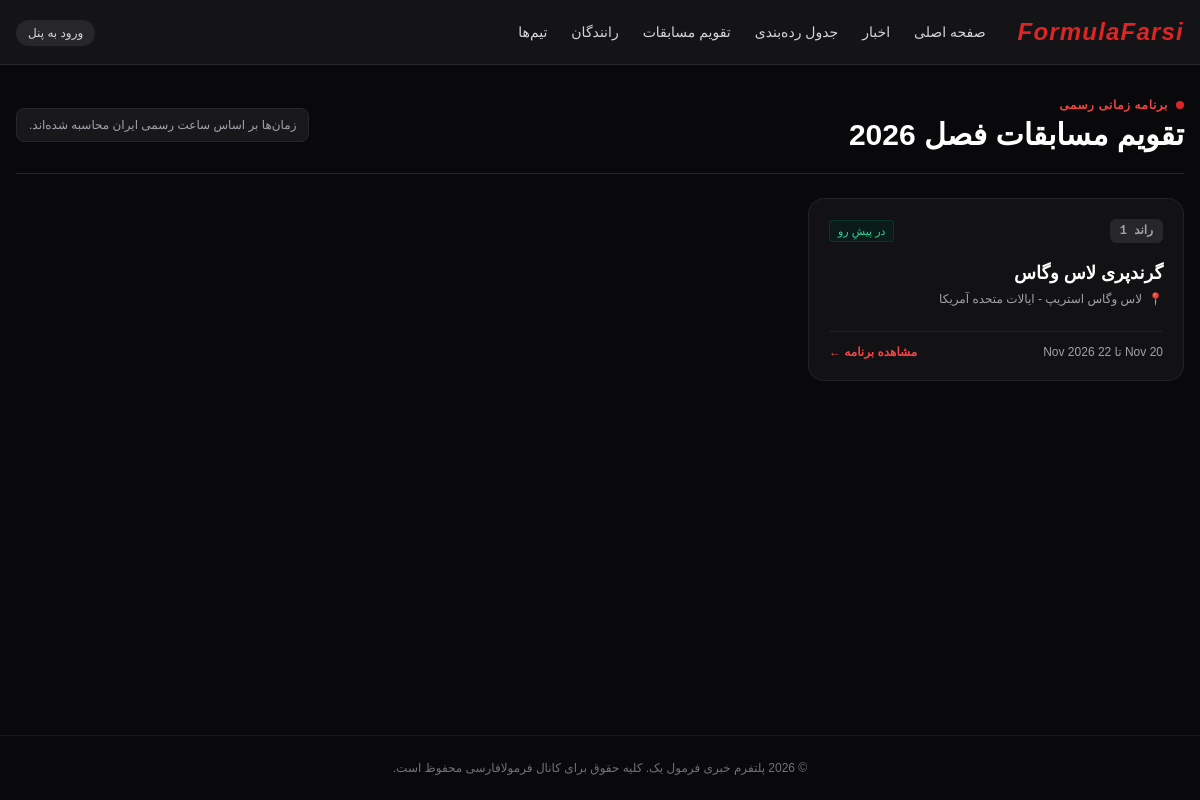
Screenshot of /calendar/ with the database file from the repository.
### grandprix_calendar/models.py (models this page shows, shortened)
class Season(models.Model):
    year = models.PositiveSmallIntegerField(unique=True, verbose_name="سال فصل (مثلا 2026)")
    is_current = models.BooleanField(default=False, verbose_name="فصل جاری است؟")
    class Meta:
        verbose_name = "فصل"
        verbose_name_plural = "فصل‌ها"

class GrandPrix(models.Model):
    season = models.ForeignKey(Season, on_delete=models.CASCADE, related_name='grands_prix', verbose_name="فصل")
    round_number = models.PositiveSmallIntegerField(verbose_name="شماره راند")
    name = models.CharField(max_length=150, verbose_name="نام گرندپری (مثلا گرندپری بحرین)")
    circuit = models.ForeignKey('racing.Circuit', on_delete=models.CASCADE, related_name='grands_prix', verbose_name="پیست")
    start_date = models.DateField(verbose_name="تاریخ شروع آخرهفته")
    end_date = models.DateField(verbose_name="تاریخ پایان (روز مسابقه)")
    class Meta:
        verbose_name = "گرندپری"
        verbose_name_plural = "گرندپری‌ها"
        ordering = ['round_number']
        unique_together = ('season', 'round_number')

### racing/models.py (models this page shows, shortened)
class Circuit(models.Model):
    name = models.CharField(max_length=150, verbose_name="نام پیست")
    location = models.CharField(max_length=100, verbose_name="شهر / مکان")
    country = models.CharField(max_length=100, verbose_name="کشور")
    length_km = models.DecimalField(max_digits=5, decimal_places=3, verbose_name="طول پیست (کیلومتر)")
    corners = models.PositiveSmallIntegerField(verbose_name="تعداد پیچ‌ها")
    lap_record = models.CharField(max_length=100, blank=True, null=True, verbose_name="رکورد پیست")
    image = models.ImageField(upload_to='circuits/', verbose_name="تصویر یا نقشه پیست")
    class Meta:
        verbose_name = "پیست"
        verbose_name_plural = "پیست‌ها"

### grandprix_calendar/views.py (the view)
# urls.py: path('', calendar_view, name='calendar_list'),
def calendar_view(request):
    current_season = Season.objects.filter(is_current=True).first() or Season.objects.order_by('-year').first()
    grands_prix = []
    if current_season:
        grands_prix = GrandPrix.objects.filter(season=current_season).select_related('circuit').prefetch_related('sessions').order_by('round_number')
    today = timezone.now().date()
    context = {
        'season': current_season,
        'grands_prix': grands_prix,
        'today': today,
    }
    return render(request, 'grandprix_calendar/calendar_list.html', context)

### templates/grandprix_calendar/calendar_list.html (shortened to what this page needs)
{% extends 'base.html' %}
{% block content %}
<div class="space-y-6">
    <div class="flex flex-col md:flex-row md:items-center justify-between gap-4 border-b border-zinc-800 pb-5">
        <div>
            <div class="flex items-center gap-2 mb-1">
                <span class="w-2 h-2 rounded-full bg-red-600"></span>
                <span class="text-xs uppercase font-bold text-red-500 tracking-wider">برنامه زمانی رسمی</span>
            </div>
            <h1 class="text-2xl md:text-3xl font-black text-white">تقویم مسابقات فصل {{ season.year }}</h1>
        </div>
        <div class="text-xs text-zinc-400 bg-zinc-900 border border-zinc-800 px-3 py-2 rounded-lg">
            زمان‌ها بر اساس ساعت رسمی ایران محاسبه شده‌اند.
        </div>
    </div>
    <div class="grid grid-cols-1 md:grid-cols-2 lg:grid-cols-3 gap-5">
        {% for gp in grands_prix %}
        <a href="{% url 'grandprix_calendar:grandprix_detail' gp.round_number %}"
           class="bg-zinc-900/70 border border-zinc-800/80 hover:border-zinc-700 rounded-2xl p-5 transition flex flex-col justify-between group relative overflow-hidden">
            <div class="flex items-center justify-between mb-4">
                <span class="text-xs font-mono font-bold text-zinc-400 bg-zinc-800 px-2.5 py-1 rounded-md">
                    راند {{ gp.round_number }}
                </span>
                {% if today > gp.end_date %}
                <span class="text-[11px] text-zinc-400 bg-zinc-800/60 px-2 py-0.5 rounded">پایان یافته</span>
                {% elif today >= gp.start_date and today <= gp.end_date %}
                <span class="text-[11px] text-red-400 bg-red-950/60 border border-red-800/50 px-2 py-0.5 rounded flex items-center gap-1">
                    <span class="w-1.5 h-1.5 rounded-full bg-red-500 animate-ping"></span>
                    در حال برگزاری
                </span>
                {% else %}
                <span class="text-[11px] text-emerald-400 bg-emerald-950/40 border border-emerald-800/40 px-2 py-0.5 rounded">در پیشِ رو</span>
                {% endif %}
            </div>
            <div class="space-y-1 mb-6">
                <h3 class="text-lg font-bold text-white group-hover:text-red-400 transition">{{ gp.name }}</h3>
                <p class="text-xs text-zinc-400 flex items-center gap-1.5">
                    <span>📍</span> {{ gp.circuit.name }} - {{ gp.circuit.country }}
                </p>
            </div>
            <div class="border-t border-zinc-800/80 pt-3 flex items-center justify-between text-xs text-zinc-400">
                <span>{{ gp.start_date|date:"j M" }} تا {{ gp.end_date|date:"j M Y" }}</span>
                <span class="text-red-500 font-semibold group-hover:translate-x-[-4px] transition-transform">مشاهده برنامه ←</span>
            </div>
        </a>
        {% empty %}
        <div class="col-span-full text-center py-12 bg-zinc-900/40 rounded-xl border border-zinc-800 text-zinc-500">
            هنوز مسابقه‌ای برای این فصل ثبت نشده است.
        </div>
        {% endfor %}
    </div>
</div>
{% endblock %}

### templates/base.html (style rules this page uses)
body { font-family: 'Vazirmatn', sans-serif; }

### rows the page displays
Season: year "2026"
GrandPrix: round_number "1", shows "در پیشِ رو", name "گرندپری لاس وگاس", circuit.name "لاس وگاس استریپ", circuit.country "ایالات متحده آمریکا", start_date "20 Nov", end_date "22 Nov 2026"
